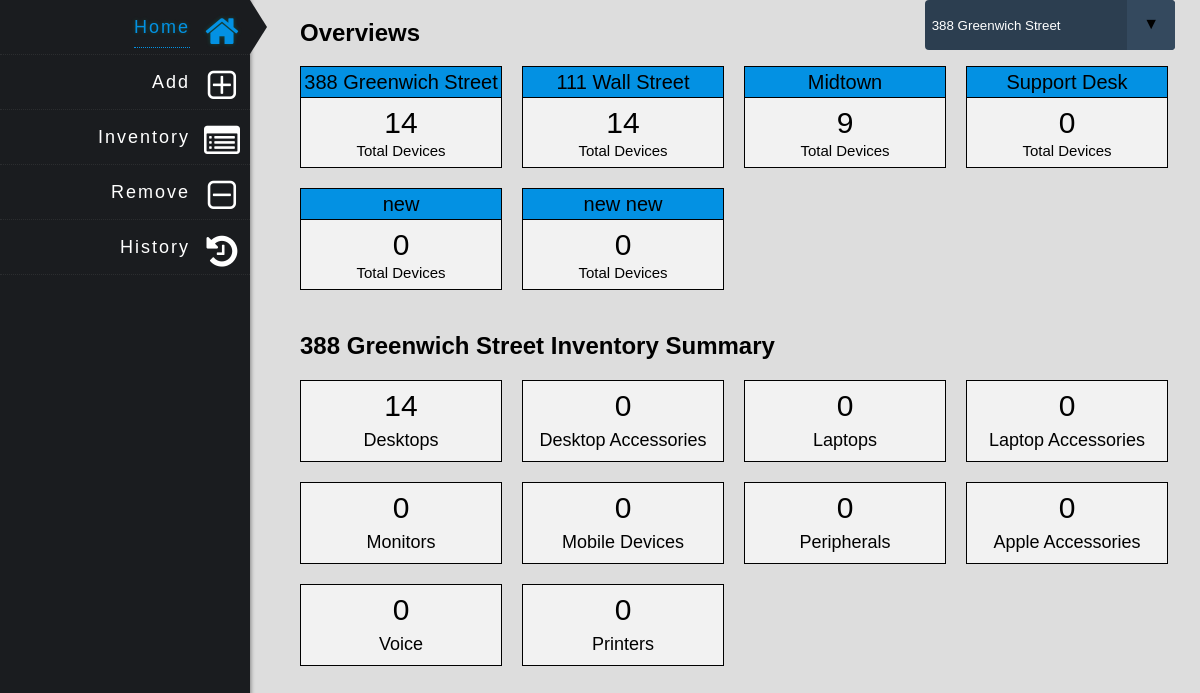
The page / on the database its author committed.
### tables this page shows
CREATE TABLE IF NOT EXISTS `locations` (
  `location_id` int(2) NOT NULL AUTO_INCREMENT,
  `location_name` text NOT NULL,
  PRIMARY KEY (`location_id`)
);

CREATE TABLE IF NOT EXISTS `category` (
  `category_id` int(11) NOT NULL AUTO_INCREMENT,
  `category_name` text NOT NULL,
  PRIMARY KEY (`category_id`),
  UNIQUE KEY `category_id` (`category_id`)
);

### private/functions.php (called while the page is built, shortened)
<?php
function url_for($script_path) {
  return WWW_ROOT . $script_path;
}
function h($string="") {
  return htmlspecialchars($string);
}
?>

### private/query_functions.php (called while the page is built, shortened)
<?php
  function show_all_locations() {
    global $db;
    $sql = "SELECT * FROM locations";
    $result = mysqli_query($db, $sql);
    return $result;
  }
  function find_all_categories() {
    global $db;
    $sql = "SELECT * FROM category ";
    $result = mysqli_query($db, $sql);
    return $result;
  }
  function find_devices_number($location){
    global $db;
    $sql = "SELECT SUM(item_amount) AS value_sum FROM stock WHERE item_location=$location";
    $result = mysqli_query($db, $sql);
    $row = mysqli_fetch_assoc($result);
    $sum = $row['value_sum'];
    return $sum;
  }
  function find_total_number_by_category($location,$category){
    global $db;
    $sql = "SELECT SUM(item_amount) AS value_sum FROM stock WHERE item_location=$location AND item_category='$category'";
    $result = mysqli_query($db, $sql);
    $row = mysqli_fetch_assoc($result);
    $sum = $row['value_sum'];
    return $sum;
  }
?>

### public/index.php (the view, shortened to what this page needs)
<?php include(SHARED_PATH . '/header.php'); ?>
<?php include(SHARED_PATH . '/nav.php'); ?>
<?php
    $id = isset($_GET['id']) ? $_GET['id'] : '1';
    $location = find_location_by_id($id);
?>
<?php
        echo "<div class='select'>";
        $location_set = show_all_locations();
        if ($location_set->num_rows > 0) {
            echo "<select name='page' class='selectLocation' onchange='loadLocation(this.value)'>";
            while($row = $location_set->fetch_assoc()) {
                if ($id == $row["location_id"]){
                    echo "<option value='" .$row["location_id"] ."' selected='selected'>" . $row["location_name"] ."</option>";
                }else{
                    echo "<option value='" .$row["location_id"] ."'>" . $row["location_name"] ."</option>";
                }
            }
            echo "</select>";
        } else {
            echo "0 results";
        }
        echo "</div>";
    ?>
<div id="page-content">
    <?php $location_num_set = show_all_locations();?>
    <h1 class="home_head">Overviews</h1>
    <div class="location_summary">
        <?php while($row = mysqli_fetch_assoc($location_num_set)) { ?>
            <div class="location_total_devices" id="<?php echo $row["location_id"] ?>">
                <?php $location_total_devices = find_devices_number(h($row["location_id"])); ?>
                <p class="location_name"><?php echo h($row["location_name"]) ?></p>
                <p class="location_number"><?php echo $location_total_devices ?></p>
                <p class="location_tag">Total Devices</p>
            </div>
        <?php } ?>
    </div>
    <?php $category_set = find_all_categories(); ?>
    <h1 class="home_head"><?php echo h($location['location_name']); ?> Inventory Summary</h1>
    <div class="location_summary">
        <?php while($category = mysqli_fetch_assoc($category_set)) { ?>
          <div class="category_sum_box">
            <?php
                $category_name = $category['category_name'];
                $total_num = find_total_number_by_category($id,h($category_name));
            ?>
            <p class="number"><?php echo $total_num; ?></p>
            <p class="name"><?php echo h($category_name); ?></p>
          </div>
        <?php } ?>
    </div>
</div>
<?php include(SHARED_PATH . '/footer.php'); ?>

### private/shared/header.php (shortened to what this page needs)
<!doctype html>
<html lang="en">
  <head>
    <link rel="stylesheet" media="all" href="<?php echo url_for('/css/reset.css'); ?>" />
    <link rel="stylesheet" media="all" href="<?php echo url_for('/css/home.css'); ?>" />
    <link rel="stylesheet" media="all" href="<?php echo url_for('/css/addpage.css'); ?>" />
    <link rel="stylesheet" media="all" href="<?php echo url_for('/css/removePage.css'); ?>" />
    <link rel="stylesheet" media="all" href="<?php echo url_for('/css/nav.css'); ?>" />
    <link rel="stylesheet" media="all" href="<?php echo url_for('/css/inventoryPage.css'); ?>" />
    <link href="//netdna.bootstrapcdn.com/font-awesome/4.1.0/css/font-awesome.min.css" rel="stylesheet">
  </head>
  <body>

### private/shared/nav.php
<div class="sidebar">
	<nav class="left">
		<ul>
			<li class="active" onclick="homePage();"><a>Home<i class="fa fa-home fa-2x"></i></a><span></span></li>
	        <li onclick="addPage();"><a>Add<i class="fa fa-plus-square-o fa-2x"></i></a><span></span></li>
	        <li onclick="inventoryPage();"><a>Inventory<i class="fa fa-list-alt fa-2x"></i></a><span></span></li>
	        <li onclick="removePage();"><a>Remove<i class="fa fa-minus-square-o fa-2x"></i></a><span></span></li>
	        <li onclick="historyPage();"><a>History<i class="fa fa-history fa-2x"></i></a><span></span></li>
		</ul>
	</nav>
</div>

### private/shared/footer.php (shortened to what this page needs)
</body>
</html>

### public/css/home.css (style rules this page uses)
.home_head { margin-left: 50px; margin-top: 20px; clear: both; }
.location_summary { margin-left: 50px; margin-top: 20px; display: inline-block; }
.location_total_devices { width: 200px; height: 100px; float: left; background-color: #f2f2f2; margin-right: 20px; margin-bottom: 20px; border: 1px solid black; }
.location_total_devices .location_name { width: 200px; font-size: 20px; text-align: center; padding-top: 5px; padding-bottom: 5px; background-color: #0391e3; border-bottom: 1px solid black; }
.location_total_devices .location_number { width: 200px; font-size: 30px; text-align: center; margin-top: 10px; }
.location_total_devices .location_tag { width: 200px; font-size: 15px; text-align: center; margin-top: 5px; }
.category_sum_box { width: 200px; height: 80px; float: left; background-color: #f2f2f2; margin-right: 20px; margin-bottom: 20px; border: 1px solid black; }
.category_sum_box .number { float: left; width: 200px; height: 40px; font-size: 30px; text-align: center; padding-top: 10px; }
.category_sum_box .name { float: left; width: 200px; font-size: 18px; text-align: center; }

### public/css/nav.css (style rules this page uses)
div.sidebar { position:fixed; top:0px; bottom:0px; width:250px; height:100%; background:#1a1c1f; left:0px; transition: left ease-in-out .2s; box-shadow:1px 0px 4px rgba(0,0,0,.4); }
.sidebar li { font-family:Arial, "Helvetica Neue", Helvetica, sans-serif;; font-weight:500; color: #fff; max-height:50px; max-width:270px; font-size:18px; text-align:right; border-bottom:1px dotted rgba(194,194,194,.1); padding:18px 60px 18px 10px; position:relative; letter-spacing:2px; transition:box-shadow ease-in-out .1s; }
.sidebar li.active span { width: 0; height: 0; border-style: solid; border-width: 27.5px 0 27.5px 17px; border-color: transparent transparent transparent #1a1c1f; position:absolute; right:-17px; top:0; }
.sidebar li.active a { font-weight:500; text-decoration: none; }
.sidebar li.active i,sidebar li.hover i { color:#0391e3; }
.sidebar li a { padding-bottom:10px; text-decoration: none; }
.sidebar li.active a, .sidebar li.hover a { color:#0391e3; text-shadow:0 0 4px rgba(0, 188, 153, .3); border-bottom:1px dotted #0391e3; }
.sidebar i { position:absolute; top:0; right:0; bottom:0; padding:13px 2px 0 0; width:50px; text-align:center; }

### rows shown on the page
locations: location_name "388 Greenwich Street", location_total_devices "14"
locations: location_name "111 Wall Street", location_total_devices "14"
locations: location_name "Midtown", location_total_devices "9"
locations: location_name "Support Desk", location_total_devices "0"
locations: location_name "new", location_total_devices "0"
locations: location_name "new new", location_total_devices "0"
category: total_num "14", category_name "Desktops"
category: total_num "0", category_name "Desktop Accessories"
category: total_num "0", category_name "Laptops"
category: total_num "0", category_name "Laptop Accessories"
category: total_num "0", category_name "Monitors"
category: total_num "0", category_name "Mobile Devices"
category: total_num "0", category_name "Peripherals"
category: total_num "0", category_name "Apple Accessories"
category: total_num "0", category_name "Voice"
category: total_num "0", category_name "Printers"

### other values the page prints
form field page "388 Greenwich Street"
